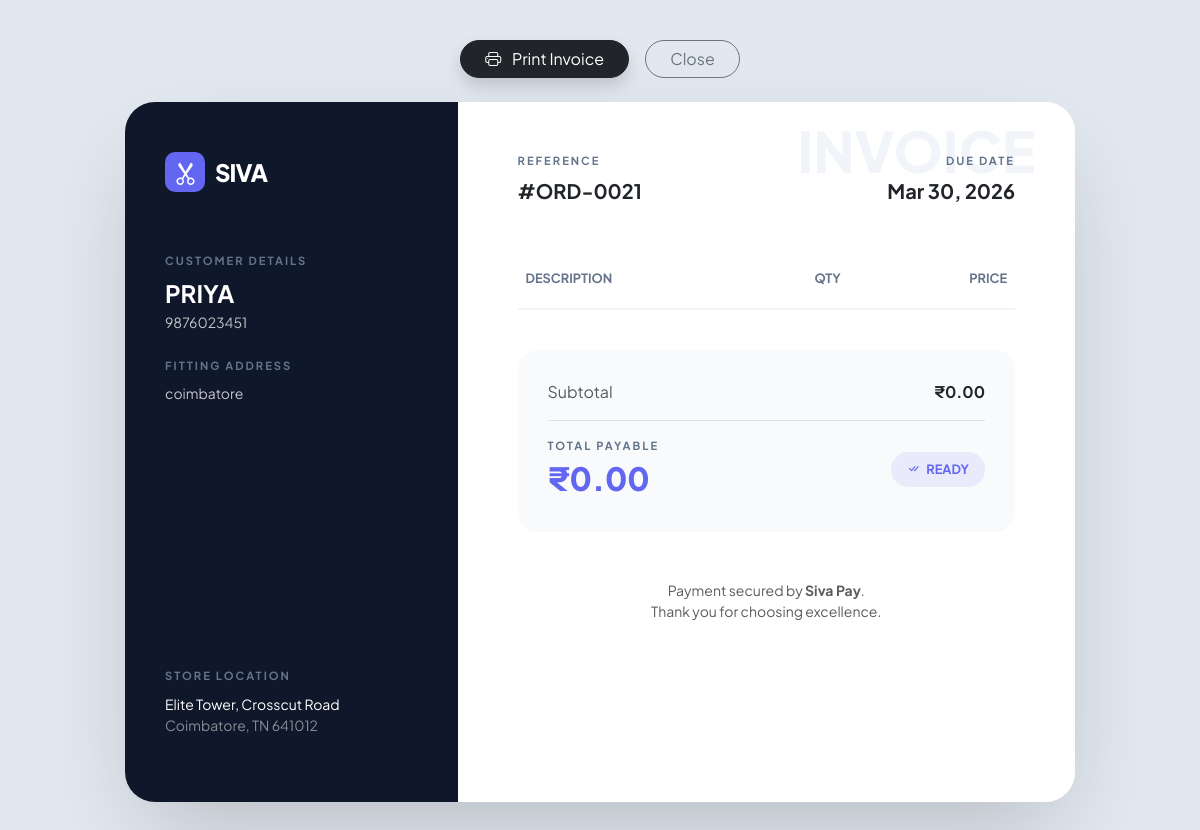
Screenshot of /invoice.php?id=21 (signed in) with the database file from the repository.
### tables this page shows
CREATE TABLE `orders` (
  `id` int(11) NOT NULL,
  `customer_id` int(11) DEFAULT NULL,
  `order_date` date DEFAULT NULL,
  `delivery_date` date DEFAULT NULL,
  `total_amount` decimal(10,2) DEFAULT NULL,
  `status` enum('Pending','In Progress','Ready','Delivered') DEFAULT 'Pending',
  `created_at` timestamp NOT NULL DEFAULT current_timestamp(),
  `discount` decimal(10,2) DEFAULT 0.00
);

CREATE TABLE `customers` (
  `id` int(11) NOT NULL,
  `name` varchar(100) NOT NULL,
  `phone` varchar(15) DEFAULT NULL,
  `email` varchar(100) DEFAULT NULL,
  `address` text DEFAULT NULL,
  `created_at` timestamp NOT NULL DEFAULT current_timestamp()
);

### invoice.php (the view, shortened to what this page needs)
<?php
include 'config.php';
$order_id = $_GET['id'] ?? 0;
$stmt = $pdo->prepare("SELECT o.*, c.name, c.phone, c.address FROM orders o JOIN customers c ON o.customer_id = c.id WHERE o.id = ?");
$stmt->execute([$order_id]);
$order = $stmt->fetch();
?>
<!DOCTYPE html>
<html lang="en">
<head>
    <link href="https://cdn.jsdelivr.net/npm/bootstrap@5.3.0/dist/css/bootstrap.min.css" rel="stylesheet">
    <link rel="stylesheet" href="https://cdn.jsdelivr.net/npm/bootstrap-icons@1.11.1/font/bootstrap-icons.css">
</head>
<body>
<div class="container no-print mb-4 d-flex justify-content-center gap-3">
    <button onclick="window.print()" class="btn btn-dark rounded-pill px-4 shadow"><i class="bi bi-printer me-2"></i> Print Invoice</button>
    <a href="orders.php" class="btn btn-outline-secondary rounded-pill px-4">Close</a>
</div>
<div class="invoice-card">
    <div class="info-sidebar">
        <div>
            <div class="brand-logo">
                <div style="width: 40px; height: 40px; background: var(--accent); border-radius: 10px; display: flex; align-items: center; justify-content: center;">
                    <i class="bi bi-scissors"></i>
                </div>
                SIVA
            </div>
            <div class="client-section">
                <span class="label-muted">Customer Details</span>
                <h4 class="fw-bold mb-1"><?php echo $order['name']; ?></h4>
                <p class="small opacity-75 mb-4"><?php echo $order['phone']; ?></p>
                <span class="label-muted">Fitting Address</span>
                <p class="small opacity-75"><?php echo $order['address'] ?: 'Walk-in Customer'; ?></p>
            </div>
        </div>
        <div>
            <span class="label-muted">Store Location</span>
            <p class="small mb-0">Elite Tower, Crosscut Road</p>
            <p class="small opacity-50">Coimbatore, TN 641012</p>
        </div>
    </div>
    <div class="billing-main position-relative">
        <div class="big-text">INVOICE</div>
        <div class="invoice-header position-relative">
            <div>
                <span class="label-muted">Reference</span>
                <h5 class="fw-bold">#ORD-<?php echo str_pad($order['id'], 4, '0', STR_PAD_LEFT); ?></h5>
            </div>
            <div class="text-end">
                <span class="label-muted">Due Date</span>
                <h5 class="fw-bold"><?php echo date('M d, Y', strtotime($order['delivery_date'])); ?></h5>
            </div>
        </div>
        <table class="table table-premium mt-4">
            <thead>
                <tr>
                    <th>DESCRIPTION</th>
                    <th class="text-center">QTY</th>
                    <th class="text-end">PRICE</th>
                </tr>
            </thead>
                <?php
                $subtotal = 0;
                ?>
        </table>
        <div class="summary-card">
            <div class="d-flex justify-content-between mb-2">
                <span class="text-muted fw-600">Subtotal</span>
                <span class="fw-bold">₹<?php echo number_format($subtotal, 2); ?></span>
            </div>
            <div class="d-flex justify-content-between align-items-center mt-3 pt-3 border-top">
                <div>
                    <span class="label-muted mb-0">Total Payable</span>
                    <div class="grand-total">₹<?php echo number_format($subtotal - $order['discount'], 2); ?></div>
                </div>
                <span class="badge-status"><i class="bi bi-check-all me-1"></i> <?php echo strtoupper($order['status']); ?></span>
            </div>
        </div>
        <div class="mt-5 text-center">
            <p class="text-muted small">Payment secured by <strong>Siva Pay</strong>. <br> Thank you for choosing excellence.</p>
        </div>
    </div>
</div>
</body>
</html>

### invoice.php (style rules this page uses)
:root { --accent: #6366f1; --dark-sidebar: #0f172a; --glass: rgba(255, 255, 255, 0.9); }
body { background: #e2e8f0; font-family: 'Plus Jakarta Sans', sans-serif; padding: 40px 0; }
.invoice-card { max-width: 950px; margin: auto; background: #fff; border-radius: 30px; overflow: hidden; display: flex; box-shadow: 0 40px 100px -20px rgba(0,0,0,0.2); min-height: 700px; }
.info-sidebar { width: 35%; background: var(--dark-sidebar); color: #fff; padding: 50px 40px; display: flex; flex-direction: column; justify-content: space-between; }
.brand-logo { font-size: 1.5rem; font-weight: 800; letter-spacing: -1px; display: flex; align-items: center; gap: 10px; }
.client-section { margin-top: 60px; }
.label-muted { color: #64748b; font-size: 0.7rem; text-transform: uppercase; letter-spacing: 2px; font-weight: 700; margin-bottom: 10px; display: block; }
.billing-main { width: 65%; padding: 50px 60px; background: #fff; }
.invoice-header { display: flex; justify-content: space-between; align-items: flex-end; margin-bottom: 50px; }
.big-text { font-size: 3.5rem; font-weight: 800; line-height: 1; color: #f1f5f9; position: absolute; top: 20px; right: 40px; z-index: 0; }
.table-premium thead th { background: transparent; border-bottom: 2px solid #f1f5f9; color: #64748b; font-size: 0.8rem; padding-bottom: 20px; }
.summary-card { background: #f8fafc; border-radius: 20px; padding: 30px; margin-top: 40px; }
.grand-total { font-size: 2rem; font-weight: 800; color: var(--accent); }
.badge-status { background: rgba(99, 102, 241, 0.1); color: var(--accent); padding: 8px 16px; border-radius: 100px; font-weight: 700; font-size: 0.8rem; }

### rows the page displays
orders: customer.name "PRIYA", customer.phone "9876023451", customer.address "coimbatore", id "0021", delivery_date "Mar 30, 2026", $subtotal-$order['discount'] "0.00", status "READY"

### other values shown
$subtotal "0.00"
